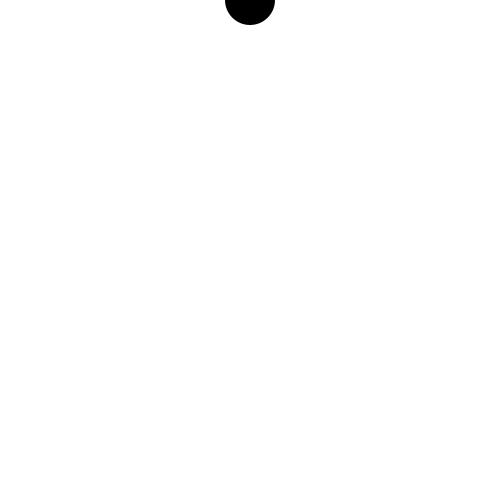
Frame 1 (no input)
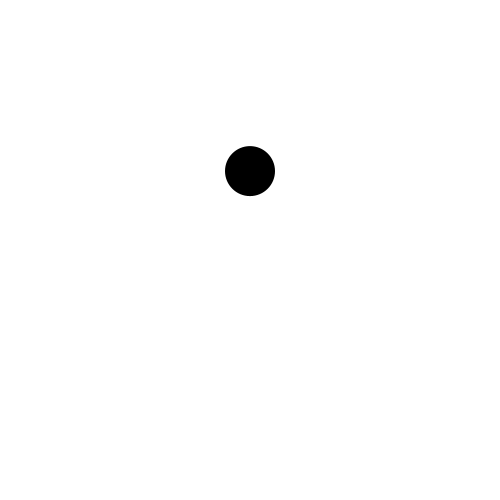
Frame 60 (the mouse pressed at the canvas centre just before this capture)
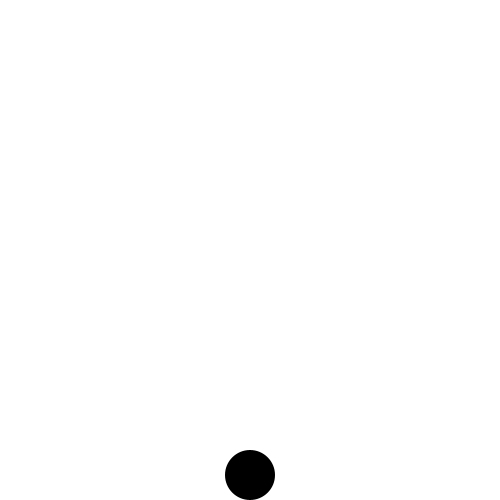
Frame 120 (the mouse held since frame 60 and released just before this capture)

The Processing sketch that drew these frames (run headless with seeded random() and noise(); from frame 60 on, the mouse is pressed at the canvas centre):

// Processing sketch: Exercise18
// ── Exercise18.pde
float x=250,y=0;
float speed = 0;
float gravity = 0.1;

void setup() {
    size(500,500);
}

void draw() {
    background(255);
    fill(0);
    noStroke();
    ellipse(x,y,50,50);
    y += speed;
    speed += gravity;
    if (y>height-25)
        y = height-25;
}

void keyPressed() {
    if (keyCode == UP && y == height-25)
        speed = -8;
}
